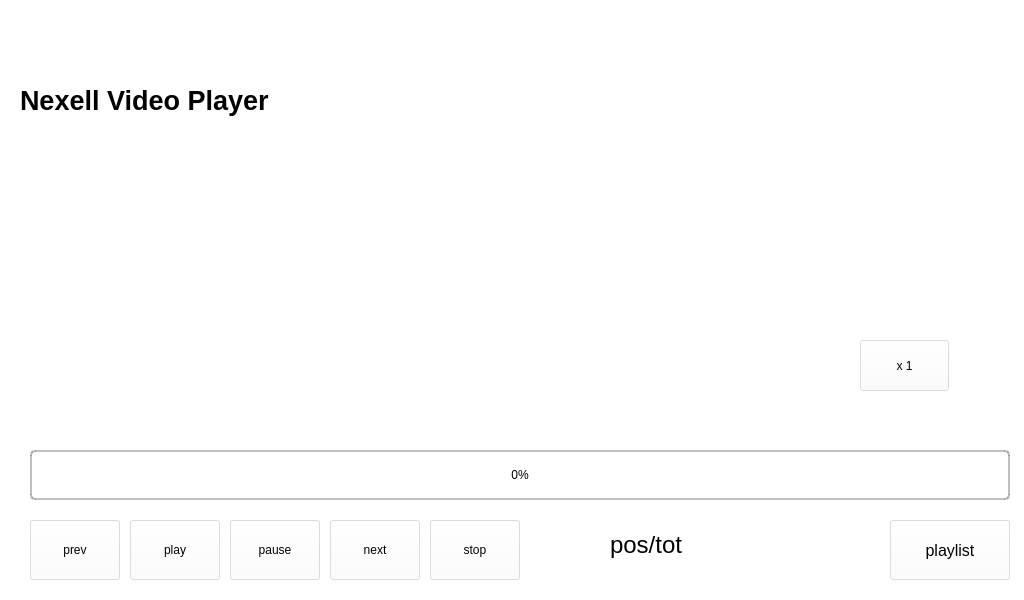
<?xml version="1.0" encoding="UTF-8"?>
<ui version="4.0">
 <class>PlayerVideoFrame</class>
 <widget class="QFrame" name="PlayerVideoFrame">
  <property name="geometry">
   <rect>
    <x>0</x>
    <y>0</y>
    <width>1024</width>
    <height>600</height>
   </rect>
  </property>
  <property name="windowTitle">
   <string>Frame</string>
  </property>
  <property name="autoFillBackground">
   <bool>false</bool>
  </property>
  <property name="styleSheet">
   <string notr="true">background: rgba(0, 0, 0, 0%);
color: rgb(1, 1, 1);
</string>
  </property>
  <property name="frameShape">
   <enum>QFrame::StyledPanel</enum>
  </property>
  <property name="frameShadow">
   <enum>QFrame::Raised</enum>
  </property>
  <widget class="QPushButton" name="prevButton">
   <property name="geometry">
    <rect>
     <x>30</x>
     <y>520</y>
     <width>90</width>
     <height>60</height>
    </rect>
   </property>
   <property name="minimumSize">
    <size>
     <width>0</width>
     <height>60</height>
    </size>
   </property>
   <property name="styleSheet">
    <string notr="true">background-color: rgba(255, 255, 255, 50%);
color: rgba(1, 1, 1);</string>
   </property>
   <property name="text">
    <string>prev</string>
   </property>
  </widget>
  <widget class="QPushButton" name="pauseButton">
   <property name="geometry">
    <rect>
     <x>230</x>
     <y>520</y>
     <width>90</width>
     <height>60</height>
    </rect>
   </property>
   <property name="minimumSize">
    <size>
     <width>0</width>
     <height>60</height>
    </size>
   </property>
   <property name="styleSheet">
    <string notr="true">background-color: rgb(255, 255, 255, 50%);
color: rgba(1, 1, 1);</string>
   </property>
   <property name="text">
    <string>pause</string>
   </property>
  </widget>
  <widget class="QProgressBar" name="progressBar">
   <property name="geometry">
    <rect>
     <x>30</x>
     <y>450</y>
     <width>980</width>
     <height>50</height>
    </rect>
   </property>
   <property name="minimumSize">
    <size>
     <width>0</width>
     <height>40</height>
    </size>
   </property>
   <property name="styleSheet">
    <string notr="true">QProgressBar {
border: 2px solid rgba(128, 128, 128, 50%);
border-radius: 5px;
}

QProgressBar::chunk {
background-color: rgba(37, 86, 201, 50%);
/*background-color: #05B8CC;*/
width: 20px;
/*margin: 0.5px;*/
}

</string>
   </property>
   <property name="maximum">
    <number>100000</number>
   </property>
   <property name="value">
    <number>24</number>
   </property>
   <property name="alignment">
    <set>Qt::AlignCenter</set>
   </property>
   <property name="textVisible">
    <bool>true</bool>
   </property>
   <property name="invertedAppearance">
    <bool>false</bool>
   </property>
  </widget>
  <widget class="QPushButton" name="playButton">
   <property name="geometry">
    <rect>
     <x>130</x>
     <y>520</y>
     <width>90</width>
     <height>60</height>
    </rect>
   </property>
   <property name="minimumSize">
    <size>
     <width>0</width>
     <height>60</height>
    </size>
   </property>
   <property name="styleSheet">
    <string notr="true">background-color: rgba(255, 255, 255, 50%);
color: rgba(1, 1, 1);</string>
   </property>
   <property name="text">
    <string>play</string>
   </property>
  </widget>
  <widget class="QLabel" name="durationlabel">
   <property name="geometry">
    <rect>
     <x>610</x>
     <y>530</y>
     <width>201</width>
     <height>30</height>
    </rect>
   </property>
   <property name="font">
    <font>
     <pointsize>18</pointsize>
    </font>
   </property>
   <property name="text">
    <string>pos/tot</string>
   </property>
  </widget>
  <widget class="QPushButton" name="nextButton">
   <property name="geometry">
    <rect>
     <x>330</x>
     <y>520</y>
     <width>90</width>
     <height>60</height>
    </rect>
   </property>
   <property name="minimumSize">
    <size>
     <width>0</width>
     <height>60</height>
    </size>
   </property>
   <property name="styleSheet">
    <string notr="true">background-color: rgba(255, 255, 255, 50%);
color: rgba(1, 1, 1);</string>
   </property>
   <property name="text">
    <string>next</string>
   </property>
  </widget>
  <widget class="QPushButton" name="playListButton">
   <property name="geometry">
    <rect>
     <x>890</x>
     <y>520</y>
     <width>120</width>
     <height>60</height>
    </rect>
   </property>
   <property name="minimumSize">
    <size>
     <width>60</width>
     <height>60</height>
    </size>
   </property>
   <property name="font">
    <font>
     <pointsize>12</pointsize>
    </font>
   </property>
   <property name="styleSheet">
    <string notr="true">background-color: rgba(255, 255, 255, 50%);
color: rgba(1, 1, 1);</string>
   </property>
   <property name="text">
    <string>playlist</string>
   </property>
  </widget>
  <widget class="QLabel" name="appNameLabel">
   <property name="geometry">
    <rect>
     <x>20</x>
     <y>70</y>
     <width>931</width>
     <height>60</height>
    </rect>
   </property>
   <property name="minimumSize">
    <size>
     <width>510</width>
     <height>60</height>
    </size>
   </property>
   <property name="font">
    <font>
     <pointsize>20</pointsize>
     <weight>75</weight>
     <bold>true</bold>
     <strikeout>false</strikeout>
    </font>
   </property>
   <property name="styleSheet">
    <string notr="true"/>
   </property>
   <property name="text">
    <string>Nexell Video Player</string>
   </property>
   <property name="textFormat">
    <enum>Qt::AutoText</enum>
   </property>
  </widget>
  <widget class="QPushButton" name="stopButton">
   <property name="geometry">
    <rect>
     <x>430</x>
     <y>520</y>
     <width>90</width>
     <height>60</height>
    </rect>
   </property>
   <property name="minimumSize">
    <size>
     <width>0</width>
     <height>60</height>
    </size>
   </property>
   <property name="styleSheet">
    <string notr="true">background-color: rgba(255, 255, 255, 50%);
color: rgba(1, 1, 1);</string>
   </property>
   <property name="text">
    <string>stop</string>
   </property>
  </widget>
  <widget class="QGraphicsView" name="graphicsView">
   <property name="geometry">
    <rect>
     <x>0</x>
     <y>0</y>
     <width>1024</width>
     <height>600</height>
    </rect>
   </property>
   <property name="maximumSize">
    <size>
     <width>16777215</width>
     <height>16777215</height>
    </size>
   </property>
   <property name="palette">
    <palette>
     <active>
      <colorrole role="WindowText">
       <brush brushstyle="SolidPattern">
        <color alpha="255">
         <red>1</red>
         <green>1</green>
         <blue>1</blue>
        </color>
       </brush>
      </colorrole>
      <colorrole role="Button">
       <brush brushstyle="SolidPattern">
        <color alpha="0">
         <red>0</red>
         <green>0</green>
         <blue>0</blue>
        </color>
       </brush>
      </colorrole>
      <colorrole role="Text">
       <brush brushstyle="SolidPattern">
        <color alpha="255">
         <red>1</red>
         <green>1</green>
         <blue>1</blue>
        </color>
       </brush>
      </colorrole>
      <colorrole role="ButtonText">
       <brush brushstyle="SolidPattern">
        <color alpha="255">
         <red>1</red>
         <green>1</green>
         <blue>1</blue>
        </color>
       </brush>
      </colorrole>
      <colorrole role="Base">
       <brush brushstyle="NoBrush">
        <color alpha="255">
         <red>0</red>
         <green>0</green>
         <blue>0</blue>
        </color>
       </brush>
      </colorrole>
      <colorrole role="Window">
       <brush brushstyle="SolidPattern">
        <color alpha="0">
         <red>0</red>
         <green>0</green>
         <blue>0</blue>
        </color>
       </brush>
      </colorrole>
     </active>
     <inactive>
      <colorrole role="WindowText">
       <brush brushstyle="SolidPattern">
        <color alpha="255">
         <red>1</red>
         <green>1</green>
         <blue>1</blue>
        </color>
       </brush>
      </colorrole>
      <colorrole role="Button">
       <brush brushstyle="SolidPattern">
        <color alpha="0">
         <red>0</red>
         <green>0</green>
         <blue>0</blue>
        </color>
       </brush>
      </colorrole>
      <colorrole role="Text">
       <brush brushstyle="SolidPattern">
        <color alpha="255">
         <red>1</red>
         <green>1</green>
         <blue>1</blue>
        </color>
       </brush>
      </colorrole>
      <colorrole role="ButtonText">
       <brush brushstyle="SolidPattern">
        <color alpha="255">
         <red>1</red>
         <green>1</green>
         <blue>1</blue>
        </color>
       </brush>
      </colorrole>
      <colorrole role="Base">
       <brush brushstyle="NoBrush">
        <color alpha="255">
         <red>0</red>
         <green>0</green>
         <blue>0</blue>
        </color>
       </brush>
      </colorrole>
      <colorrole role="Window">
       <brush brushstyle="SolidPattern">
        <color alpha="0">
         <red>0</red>
         <green>0</green>
         <blue>0</blue>
        </color>
       </brush>
      </colorrole>
     </inactive>
     <disabled>
      <colorrole role="WindowText">
       <brush brushstyle="SolidPattern">
        <color alpha="255">
         <red>1</red>
         <green>1</green>
         <blue>1</blue>
        </color>
       </brush>
      </colorrole>
      <colorrole role="Button">
       <brush brushstyle="SolidPattern">
        <color alpha="0">
         <red>0</red>
         <green>0</green>
         <blue>0</blue>
        </color>
       </brush>
      </colorrole>
      <colorrole role="Text">
       <brush brushstyle="SolidPattern">
        <color alpha="255">
         <red>1</red>
         <green>1</green>
         <blue>1</blue>
        </color>
       </brush>
      </colorrole>
      <colorrole role="ButtonText">
       <brush brushstyle="SolidPattern">
        <color alpha="255">
         <red>1</red>
         <green>1</green>
         <blue>1</blue>
        </color>
       </brush>
      </colorrole>
      <colorrole role="Base">
       <brush brushstyle="NoBrush">
        <color alpha="255">
         <red>0</red>
         <green>0</green>
         <blue>0</blue>
        </color>
       </brush>
      </colorrole>
      <colorrole role="Window">
       <brush brushstyle="SolidPattern">
        <color alpha="0">
         <red>0</red>
         <green>0</green>
         <blue>0</blue>
        </color>
       </brush>
      </colorrole>
     </disabled>
    </palette>
   </property>
   <property name="styleSheet">
    <string notr="true">background: rgba(0, 0, 0, 0%);</string>
   </property>
  </widget>
  <widget class="QLabel" name="subTitleLabel">
   <property name="geometry">
    <rect>
     <x>119</x>
     <y>370</y>
     <width>811</width>
     <height>60</height>
    </rect>
   </property>
   <property name="font">
    <font>
     <pointsize>20</pointsize>
    </font>
   </property>
   <property name="text">
    <string/>
   </property>
   <property name="wordWrap">
    <bool>true</bool>
   </property>
  </widget>
  <widget class="QLabel" name="subTitleLabel2">
   <property name="geometry">
    <rect>
     <x>119</x>
     <y>470</y>
     <width>811</width>
     <height>60</height>
    </rect>
   </property>
   <property name="font">
    <font>
     <pointsize>20</pointsize>
    </font>
   </property>
   <property name="text">
    <string/>
   </property>
   <property name="wordWrap">
    <bool>true</bool>
   </property>
  </widget>
  <widget class="QPushButton" name="speedButton">
   <property name="geometry">
    <rect>
     <x>860</x>
     <y>340</y>
     <width>89</width>
     <height>51</height>
    </rect>
   </property>
   <property name="styleSheet">
    <string notr="true">background-color: rgba(255, 255, 255, 50%);
color: rgba(1, 1, 1);</string>
   </property>
   <property name="text">
    <string>x 1</string>
   </property>
  </widget>
  <zorder>graphicsView</zorder>
  <zorder>prevButton</zorder>
  <zorder>pauseButton</zorder>
  <zorder>progressBar</zorder>
  <zorder>playButton</zorder>
  <zorder>durationlabel</zorder>
  <zorder>nextButton</zorder>
  <zorder>playListButton</zorder>
  <zorder>appNameLabel</zorder>
  <zorder>stopButton</zorder>
  <zorder>subTitleLabel</zorder>
  <zorder>subTitleLabel2</zorder>
  <zorder>speedButton</zorder>
 </widget>
 <resources/>
 <connections/>
</ui>
